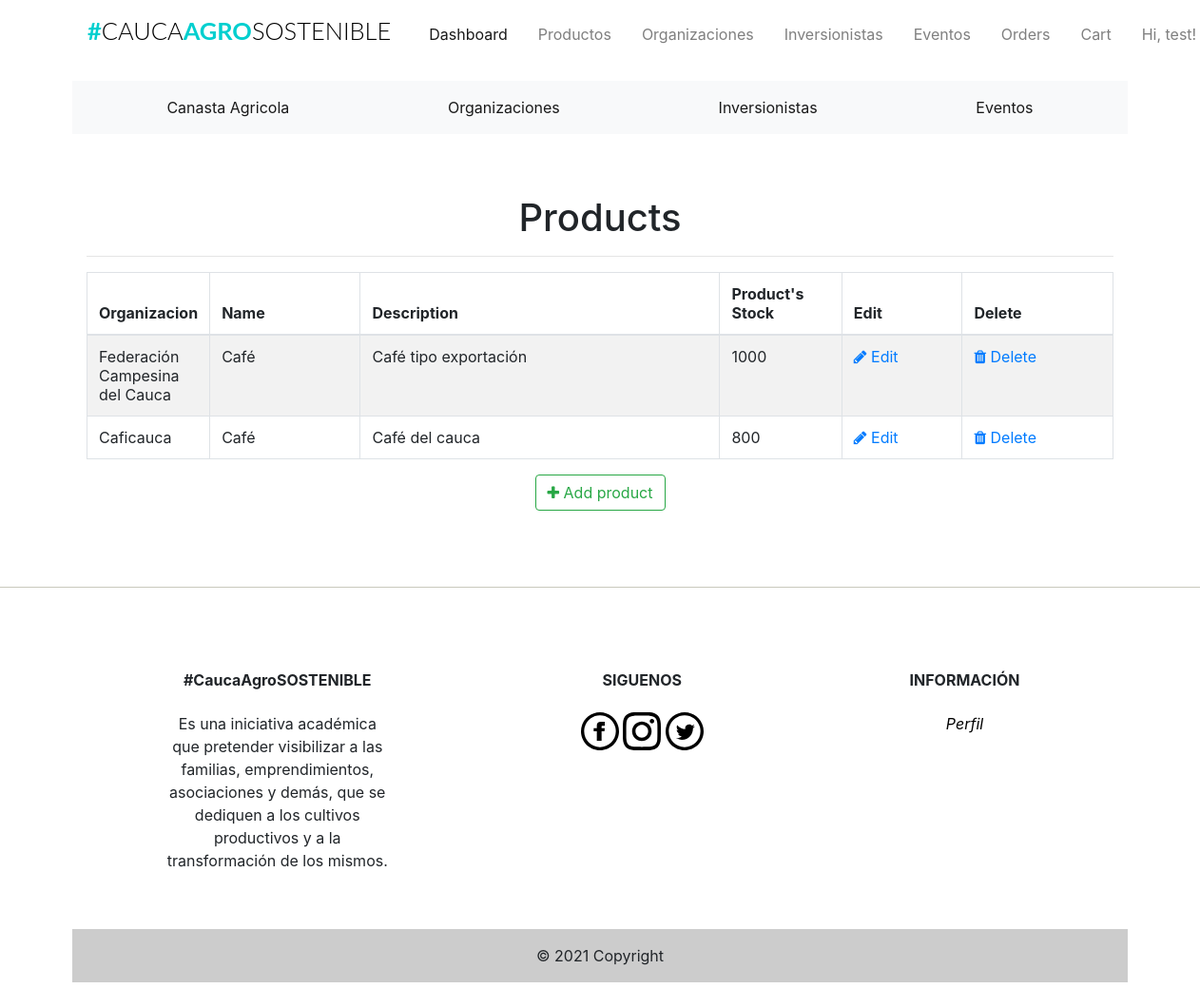
/admin/products (signed in), run on the app's committed database.
### app/models.py (models this page shows, shortened)
class Users(UserMixin, db.Model):
    __tablename__ = "users"
    id = db.Column(db.Integer, primary_key=True)
    firstname = db.Column(db.String(24), index=True)
    lastname = db.Column(db.String(24), index=True)
    email = db.Column(db.String(50), index=True, unique=True)
    password_hash = db.Column(db.String)
    phonenumber = db.Column(db.String(18), index=True, unique=True)
    is_admin = db.Column(db.Boolean, default=False)
    order = db.relationship("Orders", backref='ordered_products')
    kart = db.relationship('Kart', uselist=False, backref='user_kart')
    shipping_info = db.relationship(
        'ShippingInfo', backref='shipping', lazy='dynamic')

class Products(db.Model):
    __tablename__ = 'products'
    id = db.Column(db.Integer, primary_key=True)
    product_name = db.Column(db.String(100), index=True)
    product_price = db.Column(db.Integer, index=True)
    product_image = db.Column(db.String(120))
    product_description = db.Column(db.String(200))
    product_stock = db.Column(db.Integer)
    promotion_value = db.Column(db.Integer, index=True)
    organizacion_id = db.Column(db.Integer, db.ForeignKey('organizaciones.id'))

class Organizaciones(db.Model):
    __tablename__ = 'organizaciones'
    id = db.Column(db.Integer, primary_key=True)
    organizacion_name = db.Column(db.String(20), index=True)
    organizacion_image = db.Column(db.String(120))
    organizacion_location = db.Column(db.String(120))
    organizacion_phone = db.Column(db.String(15))
    product = db.relationship('Products', backref='products_organizaciones')

### app/admin/routes.py (the view)
@admin.route('/products', methods=['GET'])
@login_required
def list_products():
    check_admin()
    '''
	list all products
	'''
    products = Products.query.all()
    return render_template('admin/products/products.html', title='Products', products=products)

### app/admin/routes.py (called while the page is built)
def check_admin():
    if not current_user.is_admin:
        abort(403)

### app/models.py (called while the page is built)
@login_manager.user_loader
def load_user(id):
    return Users.query.get(int(id))

### app/templates/admin/products/products.html (shortened to what this page needs)
{% extends "base.html" %}
{% block head %}
<head>
    <link href="//maxcdn.bootstrapcdn.com/font-awesome/4.1.0/css/font-awesome.min.css" rel="stylesheet">
</head>
{% endblock head %}
{% block body %}
<div class="container">
  <div class="outer">
    <div class="middle">
      <div class="inner">
        <br/>
        <br/>
        <h1 style="text-align:center;">Products</h1>
        {% if products %}
          <hr class="intro-divider">
            <table class="table table-striped table-bordered">
              <thead>
                <tr>
                  <th width="10%"> Organizacion</th>
                  <th width="15%"> Name</th>
                  <th width="36%"> Description </th>
                  <th width="12%"> Product's Stock </th>
                  <th width="12%"> Edit </th>
                  <th width="15%"> Delete </th>
                </tr>
              </thead>
              <tbody>
              {% for product in products %}
                <tr>
                  <td>{{ product.products_organizaciones.organizacion_name}} </td>
                  <td> {{ product.product_name }} </td>
                  <td> {{ product.product_description }} </td>
                  <td>
                    {% if product %}
                      {{ product.product_stock }}
                    {% else %}
                      0
                    {% endif %}
                  </td>
                  <td>
                    <a href="{{ url_for('admin.edit_product', id=product.id) }}">
                      <i class="fa fa-pencil"></i> Edit
                    </a>
                  </td>
                  <td>
                    <a href="{{ url_for('admin.delete_product', id=product.id) }}">
                      <i class="fa fa-trash"></i> Delete
                    </a>
                  </td>
                </tr>
              {% endfor %}
              </tbody>
            </table>
          </div>
          <div style="text-align: center">
        {% else %}
          <div style="text-align: center">
            <h3> No Products have been added. </h3>
            <hr class="intro-divider">
        {% endif %}
          <a href="{{ url_for('admin.add_product') }}" class="btn btn-outline-success">
            <i class="fa fa-plus"></i>
            Add product
          </a>
        </div>
      </div>
    </div>
  </div>
{% endblock %}

### app/templates/navbar.html (shortened to what this page needs)
{% block navbar %}
<div class="container mt-1 mb-3">
  <nav class="navbar navbar-expand-lg navbar-light">
    <h1 class="brand_name">
      <a class="navbar-brand" href="{{ url_for('home.homepage') }}">#<span>CAUCA</span>AGRO<span>SOSTENIBLE</span></a>
    </h1>
    <div class="collapse navbar-collapse" id="navbarNav">
      <ul class="navbar-nav ml-auto mr-auto mt-2 mt-lg-0">
        {% if current_user.is_authenticated %}
        {% if current_user.is_admin %}
        <li class="nav-item ml-3">
          <a class="nav-link active" href="{{ url_for('home.admin_dashboard') }}">Dashboard</a>
        </li>
        <li class="nav-item ml-3">
          <a class="nav-link" href="{{ url_for('admin.list_products') }}">Productos</a>
        </li>
        <li class="nav-item ml-3">
          <a class="nav-link" href="{{ url_for('admin.list_organizaciones') }}">Organizaciones</a>
        </li>
        <li class="nav-item ml-3">
          <a class="nav-link" href="{{ url_for('admin.list_inversionistas') }}">Inversionistas</a>
        </li>
        <li class="nav-item ml-3">
          <a class="nav-link" href="{{ url_for('admin.list_eventos') }}">Eventos</a>
        </li>
        <li class="nav-item ml-3">
          <a class="nav-link" href="{{ url_for('admin.list_orders') }}">Orders</a>
        </li>
        <li class="nav-item ml-3">
          <a class="nav-link" href="{{ url_for('users.cart') }}">Cart</a>
        </li>
        {% else %}
        <li class="nav-item ml-3">
          <a class="nav-link" href="{{ url_for('users.cart') }}">Cart<span class="badge badge-light">{{ count
              }}</span></a>
        </li>
        {% endif %}
        <li class="nav-item dropdown ml-3">
          <a class="nav-link dropdown-toggle" data-toggle="dropdown" href="#" role="button" aria-haspopup="true"
            aria-expanded="false">
            Hi, {{ current_user.firstname }}!
          </a>
        </li>
        {% endif %}
      </ul>
    </div>
  </nav>
</div>
{% endblock %}

### app/static/css/st.css (style rules this page uses)
.brand_name .navbar-brand { font-size:1.59rem; text-transform: uppercase; font-family: 'Lato', sans-serif; font-weight: 700; color: #333; }
.brand_name >.navbar-brand { color:#01CFCF; text-decoration: none; }
.brand_name >.navbar-brand span { color: #000; font-weight: 300; }
.navbar-nav { width: 100%; align-items: flex-start; }

### data on the page
Users: firstname "test"
Products: products_organizaciones.organizacion_name "Federación Campesina del Cauca", product_name "Café", product_description "Café tipo exportación", product_stock "1000"
Products: products_organizaciones.organizacion_name "Caficauca", product_name "Café", product_description "Café del cauca", product_stock "800"
